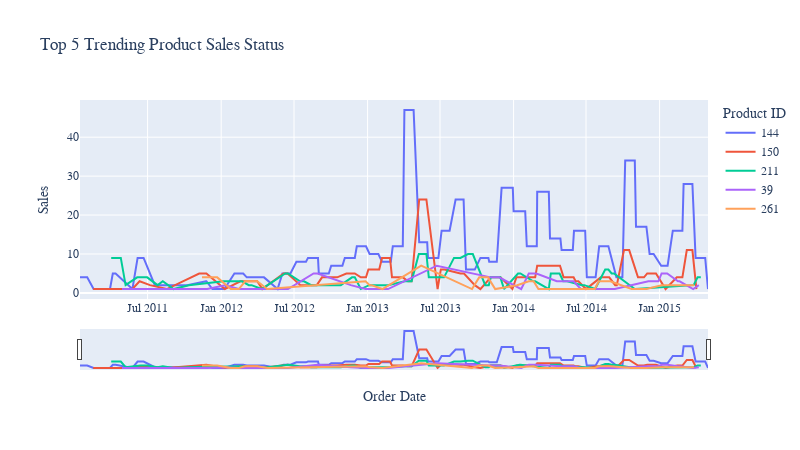
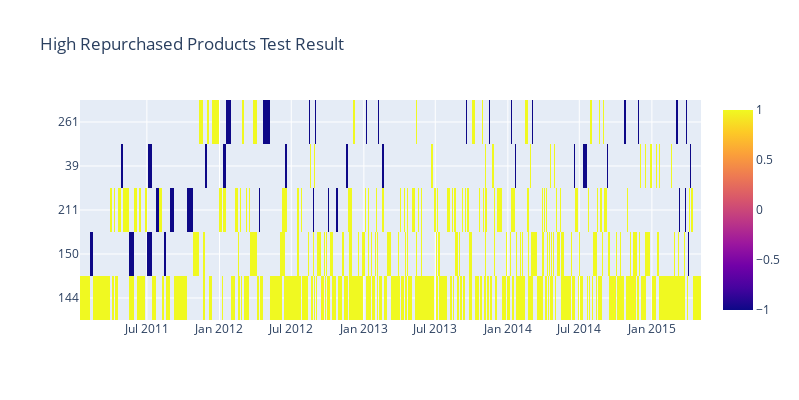
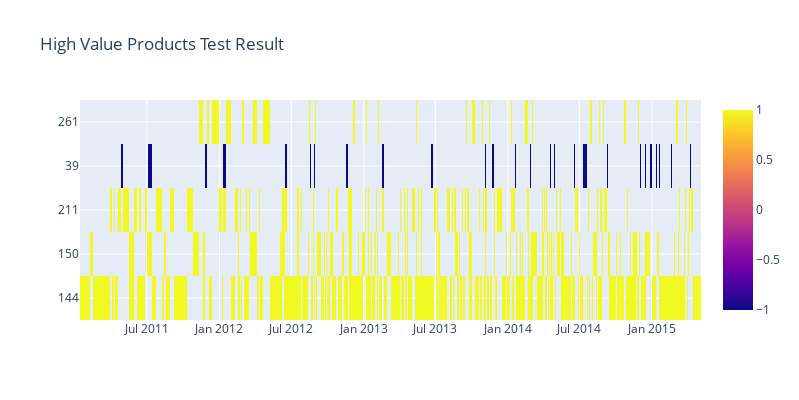

Here is the notebook cell these charts were saved with, in order:
### Code cell
pd.options.display.max_colwidth = 100
date = f"{start_date} to {end_date}"
print(f'From {date},\n'
      f'the trending products were:\n{product_name}\n\n'
      f'Details of YOY changes:\n{top5}\n\n')

trending_m = trending[['Order Date','Product ID','pc_m']]
trending_m = trending_m[trending_m['Product ID'].isin(pro_list)]
trending_m = trending_m.pivot_table(index='Order Date', columns='Product ID', values='pc_m')

plt.figure(figsize=(13,5))
sns.lineplot(data=trending_m)
plt.ylabel('MOM change rate')
plt.title('Top 5 Trending Products \n(MOM change rate)')
plt.show()

trending_cm = trending[['Order Date','Product ID','Count_m','High Value','High repurchased']]
trending_cm = trending_cm[trending_cm['Product ID'].isin(pro_list)]
# trending_cm = trending_cm.pivot_table(index='Order Date', columns='Product ID', values='Count_m')

fig = px.line(trending_cm,x='Order Date', y="Count_m" , color="Product ID",
              line_group="Product ID", hover_name="Product ID",
              title="Top 5 Trending Product Sales Status",
              labels={"Count_m":"Sales"},
              width=800, height=450)

fig.update_xaxes(rangeslider_visible=True)
fig.update_layout(font_family="Arial",
                  title_font_family="Arial")
fig.update_yaxes(title="Sales")
fig.show()

trending_hv = trending_cm[['Order Date','Product ID','High Value']].copy()
trending_hv['High Value'] = np.where((trending_hv['High Value'] == True), 1, -1)

trending_hr = trending_cm[['Order Date','Product ID','High repurchased']].copy()
trending_hr['High repurchased'] = np.where((trending_hr['High repurchased'] == True), 1, -1)

clrs =[[0,  '#0384fc'], #discrete colorscale to map 0 (False) to dark blue, and 1 (True) to red
       [1, '#fcba03']]

fig_hr = go.Figure(data=go.Heatmap(
        z=trending_hr['High repurchased'],
        x= trending_hr['Order Date'],
        y= trending_hr['Product ID'])
)
fig_hr.update_yaxes(type='category')
fig_hr.update_layout(title='High Repurchased Products Test Result',
                     xaxis_nticks=12,width=799, height=400,
                     coloraxis=dict(colorscale=clrs, showscale=True))
fig_hr.show()
fig_hv = go.Figure(data=go.Heatmap(
        z=trending_hv['High Value'],
        x= trending_hv['Order Date'],
        y= trending_hv['Product ID'])
)
fig_hv.update_yaxes(type='category')
fig_hv.update_layout(title='High Value Products Test Result',
                     xaxis_nticks=12,width=799, height=400,
                     coloraxis=dict(colorscale=clrs, showscale=True))
fig_hv.show()

### Figure 1 — Plotly figure (JSON) as saved in the notebook; plotly's stock layout.template omitted (floating-point values rounded to 4 significant figures; data arrays with more than 128 entries replaced by an {"elided": "..."} marker saying what was removed)
{"data": [{"hovertemplate": "<b>%{hovertext}</b><br><br>Product ID=144<br>Order Date=%{x}<br>Sales=%{y}<extra></extra>", "hovertext": {"elided": "445 str values"}, "legendgroup": "144", "line": {"color": "#636efa", "dash": "solid"}, "mode": "lines", "name": "144", "orientation": "v", "showlegend": true, "type": "scatter", "x": {"elided": "445 str values"}, "xaxis": "x", "y": {"elided": "445 int values"}, "yaxis": "y"}, {"hovertemplate": "<b>%{hovertext}</b><br><br>Product ID=150<br>Order Date=%{x}<br>Sales=%{y}<extra></extra>", "hovertext": {"elided": "177 str values"}, "legendgroup": "150", "line": {"color": "#EF553B", "dash": "solid"}, "mode": "lines", "name": "150", "orientation": "v", "showlegend": true, "type": "scatter", "x": {"elided": "177 str values"}, "xaxis": "x", "y": {"elided": "177 int values"}, "yaxis": "y"}, {"hovertemplate": "<b>%{hovertext}</b><br><br>Product ID=211<br>Order Date=%{x}<br>Sales=%{y}<extra></extra>", "hovertext": {"elided": "136 str values"}, "legendgroup": "211", "line": {"color": "#00cc96", "dash": "solid"}, "mode": "lines", "name": "211", "orientation": "v", "showlegend": true, "type": "scatter", "x": {"elided": "136 str values"}, "xaxis": "x", "y": {"elided": "136 int values"}, "yaxis": "y"}, {"hovertemplate": "<b>%{hovertext}</b><br><br>Product ID=39<br>Order Date=%{x}<br>Sales=%{y}<extra></extra>", "hovertext": ["39", "39", "39", "39", "39", "39", "39", "39", "39", "39", "39", "39", "39", "39", "39", "39", "39", "39", "39", "39", "39", "39", "39", "39", "39", "39", "39", "39", "39", "39", "39", "39", "39", "39", "39", "39", "39", "39", "39"], "legendgroup": "39", "line": {"color": "#ab63fa", "dash": "solid"}, "mode": "lines", "name": "39", "orientation": "v", "showlegend": true, "type": "scatter", "x": ["2011-04-28T00:00:00", "2011-07-07T00:00:00", "2011-11-27T00:00:00", "2012-01-11T00:00:00", "2012-02-14T00:00:00", "2012-06-16T00:00:00", "2012-08-19T00:00:00", "2012-08-28T00:00:00", "2012-08-29T00:00:00", "2012-11-20T00:00:00", "2012-12-27T00:00:00", "2013-02-21T00:00:00", "2013-06-23T00:00:00", "2013-06-23T00:00:00", "2013-06-23T00:00:00", "2013-06-23T00:00:00", "2013-11-05T00:00:00", "2013-11-25T00:00:00", "2013-11-26T00:00:00", "2014-01-20T00:00:00", "2014-02-08T00:00:00", "2014-02-27T00:00:00", "2014-04-19T00:00:00", "2014-04-29T00:00:00", "2014-05-31T00:00:00", "2014-06-18T00:00:00", "2014-07-18T00:00:00", "2014-09-11T00:00:00", "2014-12-04T00:00:00", "2014-12-15T00:00:00", "2014-12-29T00:00:00", "2015-01-06T00:00:00", "2015-01-06T00:00:00", "2015-01-12T00:00:00", "2015-01-20T00:00:00", "2015-02-16T00:00:00", "2015-02-20T00:00:00", "2015-03-26T00:00:00", "2015-04-09T00:00:00"], "xaxis": "x", "y": [1, 1, 1, 2, 1, 1, 5, 5, 5, 2, 1, 1, 7, 7, 7, 7, 4, 4, 4, 1, 5, 5, 3, 3, 3, 1, 1, 1, 3, 3, 3, 5, 5, 5, 5, 3, 3, 1, 2], "yaxis": "y"}, {"hovertemplate": "<b>%{hovertext}</b><br><br>Product ID=261<br>Order Date=%{x}<br>Sales=%{y}<extra></extra>", "hovertext": ["261", "261", "261", "261", "261", "261", "261", "261", "261", "261", "261", "261", "261", "261", "261", "261", "261", "261", "261", "261", "261", "261", "261", "261", "261", "261", "261", "261", "261", "261", "261", "261", "261", "261", "261", "261", "261", "261", "261", "261", "261"], "legendgroup": "261", "line": {"color": "#FFA15A", "dash": "solid"}, "mode": "lines", "name": "261", "orientation": "v", "showlegend": true, "type": "scatter", "x": ["2011-11-14T00:00:00", "2011-11-15T00:00:00", "2011-11-15T00:00:00", "2011-11-15T00:00:00", "2011-12-02T00:00:00", "2011-12-03T00:00:00", "2011-12-18T00:00:00", "2011-12-22T00:00:00", "2012-01-25T00:00:00", "2012-02-14T00:00:00", "2012-03-01T00:00:00", "2012-03-31T00:00:00", "2012-03-31T00:00:00", "2012-04-25T00:00:00", "2012-08-17T00:00:00", "2012-08-31T00:00:00", "2012-12-06T00:00:00", "2012-12-27T00:00:00", "2012-12-27T00:00:00", "2013-01-06T00:00:00", "2013-01-11T00:00:00", "2013-02-07T00:00:00", "2013-05-15T00:00:00", "2013-09-19T00:00:00", "2013-10-07T00:00:00", "2013-10-29T00:00:00", "2013-11-16T00:00:00", "2014-01-10T00:00:00", "2014-02-08T00:00:00", "2014-02-17T00:00:00", "2014-02-20T00:00:00", "2014-03-04T00:00:00", "2014-07-23T00:00:00", "2014-08-02T00:00:00", "2014-08-20T00:00:00", "2014-08-31T00:00:00", "2014-10-23T00:00:00", "2014-11-29T00:00:00", "2015-01-06T00:00:00", "2015-03-06T00:00:00", "2015-03-28T00:00:00"], "xaxis": "x", "y": [4, 4, 4, 4, 4, 4, 4, 4, 1, 1, 3, 3, 3, 1, 2, 2, 3, 3, 3, 2, 2, 1, 7, 1, 4, 4, 1, 2, 3, 3, 3, 1, 1, 3, 3, 3, 1, 1, 2, 2, 2], "yaxis": "y"}], "layout": {"font": {"family": "Arial"}, "height": 450, "legend": {"title": {"text": "Product ID"}, "tracegroupgap": 0}, "title": {"font": {"family": "Arial"}, "text": "Top 5 Trending Product Sales Status"}, "width": 800, "xaxis": {"anchor": "y", "domain": [0.0, 1.0], "rangeslider": {"visible": true}, "title": {"text": "Order Date"}}, "yaxis": {"anchor": "x", "domain": [0.0, 1.0], "title": {"text": "Sales"}}}}

### Figure 2 — Plotly figure (JSON) as saved in the notebook; plotly's stock layout.template omitted (floating-point values rounded to 4 significant figures; data arrays with more than 128 entries replaced by an {"elided": "..."} marker saying what was removed)
{"data": [{"type": "heatmap", "x": {"elided": "838 str values"}, "y": {"elided": "838 str values"}, "z": {"elided": "838 int values"}}], "layout": {"coloraxis": {"colorscale": [[0, "#0384fc"], [1, "#fcba03"]], "showscale": true}, "height": 400, "title": {"text": "High Repurchased Products Test Result"}, "width": 799, "xaxis": {"nticks": 12}, "yaxis": {"type": "category"}}}

### Figure 3 — Plotly figure (JSON) as saved in the notebook; plotly's stock layout.template omitted (floating-point values rounded to 4 significant figures; data arrays with more than 128 entries replaced by an {"elided": "..."} marker saying what was removed)
{"data": [{"type": "heatmap", "x": {"elided": "838 str values"}, "y": {"elided": "838 str values"}, "z": {"elided": "838 int values"}}], "layout": {"coloraxis": {"colorscale": [[0, "#0384fc"], [1, "#fcba03"]], "showscale": true}, "height": 400, "title": {"text": "High Value Products Test Result"}, "width": 799, "xaxis": {"nticks": 12}, "yaxis": {"type": "category"}}}
